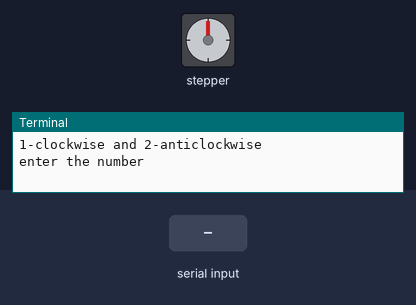
The program below on a simulated Raspberry Pi (header pin numbers). Parts: stepper motor, the last lines printed to the terminal. Inputs (shaded band) come from the test bench. The stepper is drawn at 2048 steps a turn. At 9.5 s the program stops and its outputs stay as they are.

Above: at 1.2 s.
1.3 s: "1" typed at the terminal, then Enter
At 1.75 s:
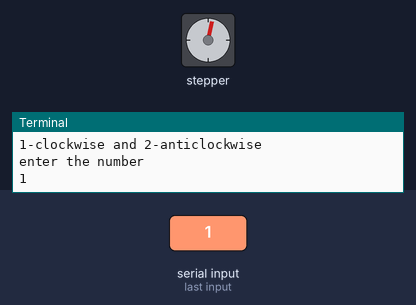
At 2.35 s:
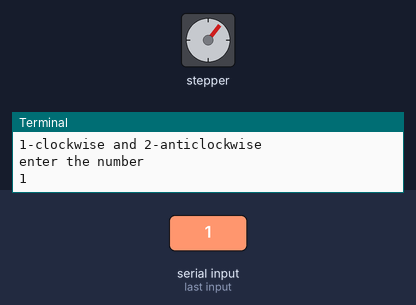
Timing chart, 0 to 11.0 s (numbered marks = the images above; inputs shaded):
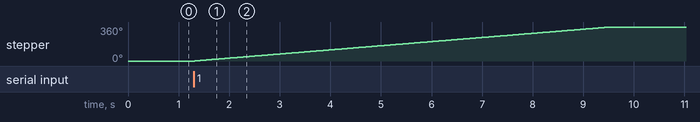

Measured:
- after the input at 1.3 s, stepper: turns 360° clockwise in 8.2 s, starting at once

The program:

motor.py
```python
import RPi.GPIO as GPIO
import time
GPIO.setwarnings(False)
GPIO.setmode(GPIO.BOARD)
pins=[15,16,18,19]
for p in pins:
    GPIO.setup(p,GPIO.OUT)
    GPIO.output(p,0)
seq=[[1,0,0,0],[0,1,0,0],[0,0,1,0],[0,0,0,1]]
seq1=[[0,0,0,1],[0,0,1,0],[0,1,0,0],[1,0,0,0]]
print"1-clockwise and 2-anticlockwise"
n=int(input("enter the number"))
if n==1:
      for i in range (512):
        for fullstep in range(4):
            for p in range(4):
                GPIO.output(pins[p],seq[fullstep][p])
                time.sleep(0.001)
      print "end of clockwise direction"
else:
    for i in range (512):
        for fullstep in range(4):
            for p in range(4):
                GPIO.output(pins[p],seq1[fullstep][p])
                time.sleep(0.001)
    print "end of anticlockwise directon"
GPIO.cleanup()
```
